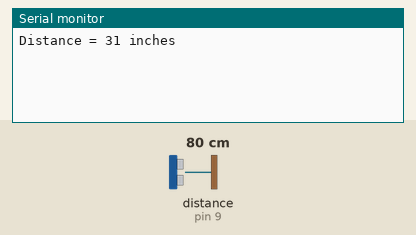
Bench run of a sketch on a simulated Arduino Uno, built with avr-gcc and run on an emulated ATmega328P. Shown: the last lines printed to the serial monitor. Wiring (inferred from the names in the program): ultrasonic range finder: trigger pin 8; echo pin 9. The inputs (shaded band) are chosen by the test bench; at power-on: distance to the obstacle (sensor on pin 9) 80 cm. The echo pulse lasts 58.3 µs per cm; WiFi joins after 1.5 s; servers stay silent unless stated; no MQTT or app messages arrive unless stated.

Above: at 2.7 s.
2.8 s: distance to the obstacle (sensor on pin 9) set to 2 cm
At 4.1 s:
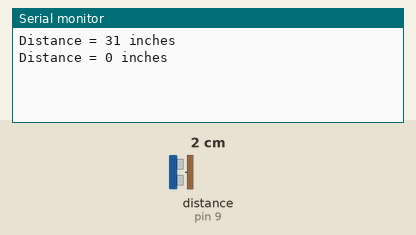
4.3 s: distance to the obstacle (sensor on pin 9) set to 4 cm
At 5.9 s:
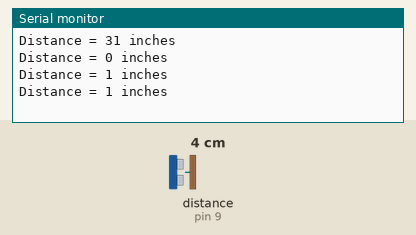
Timing chart, 0 to 7.4 s (numbered marks = the images above; inputs shaded):
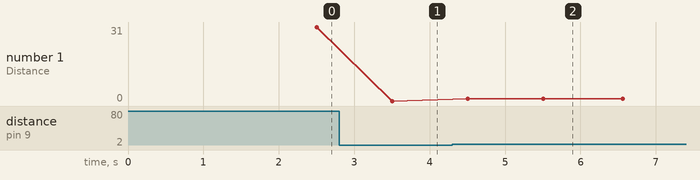

Measured:
- after the input at 2.8 s, the serial monitor: prints a new line after 0.71 s (image 1)
- after the input at 4.3 s, the serial monitor: prints a new line after 0.21 s (image 2)
- plotted number 1: 31 → 0 after the input at 2.8 s, 0 → 1 after the input at 4.3 s

The sketch:

mqtt_reconnect_nonblocking.ino.ino
```cpp
/*
 Project    : BINSMART
 Author     : Pulak Chakraborty
 This project aims to capture the distance between an object
 and its nearest obstacle and publishes the data to a message broker

 The project consists of two parts

 Part I:
 Capture the distance between objects using HC-SR04 sensor
 The distance presented in the code is in mm and/or inches

 Part II:
 MQTT connection - non-blocking
 By using a non-blocking reconnect function, connect the client to
 a message broker and publish the reading from the sensor.
 If the client loses its connection, it attempts
 to reconnect every 5 secondswithout blocking the main loop.

*/

#include <SPI.h>
#include <Ethernet.h>
#include <PubSubClient.h>
//#include <iostream.h>

// Update the following fields for sensors attached to the smart device
const int TriggerPin = 8; //Trig pin
const int EchoPin = 9; //Echo pin
long Duration = 0;
char SenseDistance[50];

// Update these with values suitable for your hardware/network.
byte mac[]    = {  0x98, 0x4F, 0xEE, 0x01, 0xCA, 0xF5 };
IPAddress ip(192, 168, 178, 43);
IPAddress server(192, 168, 178, 34);

void callback(char* topic, byte* payload, unsigned int length) {
  // handle message arrived
}

EthernetClient ethClient;
PubSubClient client(ethClient);

long lastReconnectAttempt = 0;

boolean reconnect() {
  if (client.connect("arduinoClient")) {
    // Once connected, publish an announcement...
    client.publish("outTopic","hello world");
    // ... and resubscribe
    client.subscribe("inTopic");
  }
  return client.connected();
}

void setup()
{
  pinMode(TriggerPin,OUTPUT); // Trigger is an output pin
  pinMode(EchoPin,INPUT); // Echo is an input pin
  Serial.begin(9600); // Serial Output
  client.setServer(server, 1883);
  client.setCallback(callback);

  Ethernet.begin(mac, ip);
  delay(1500);
  lastReconnectAttempt = 0;
}


void loop()
{
 delay(1000); // Wait to do next measurement
 digitalWrite(TriggerPin, LOW);
 delayMicroseconds(2);
 digitalWrite(TriggerPin, HIGH); // Trigger pin to HIGH
 delayMicroseconds(10); // 10us high
 digitalWrite(TriggerPin, LOW); // Trigger pin to HIGH
 Duration = pulseIn(EchoPin,HIGH); // Waits for the echo pin to get high
 // returns the Duration in microseconds

 String Distance_in = String(Distance(Duration)); // Use function to calculate the distance
 Serial.print("Distance = "); // Output to serial
 Serial.print(Distance_in);
 Serial.println(" inches");
 Distance_in.toCharArray(SenseDistance, 50);
  if (!client.connected()) {
    long now = millis();
    if (now - lastReconnectAttempt > 5000) {
      lastReconnectAttempt = now;
      // Attempt to reconnect
      if (reconnect()) {
        lastReconnectAttempt = 0;
      }
    }
  } else {
    // Client connected
    client.publish("outTopic", SenseDistance );
    client.loop();
  }

}

long Distance(long time)
{
 // Calculates the Distance in mm
 // ((time)*(Speed of sound))/ toward and backward of object) * 10
 long DistanceCalc; // Calculation variable
 //DistanceCalc = ((time /2.9) / 2); // Actual calculation in mm
 DistanceCalc = time / 74 / 2; // Actual calculation in inches
 return DistanceCalc; // return calculated value
}
```
